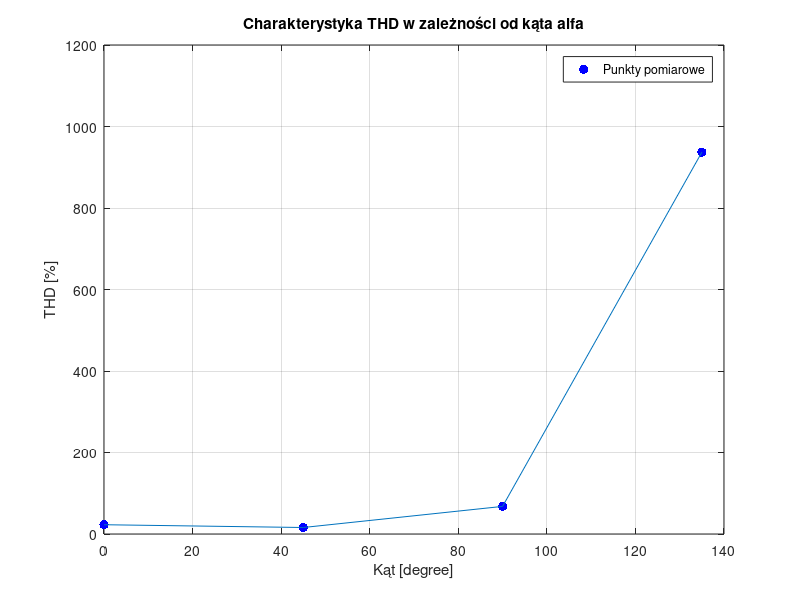
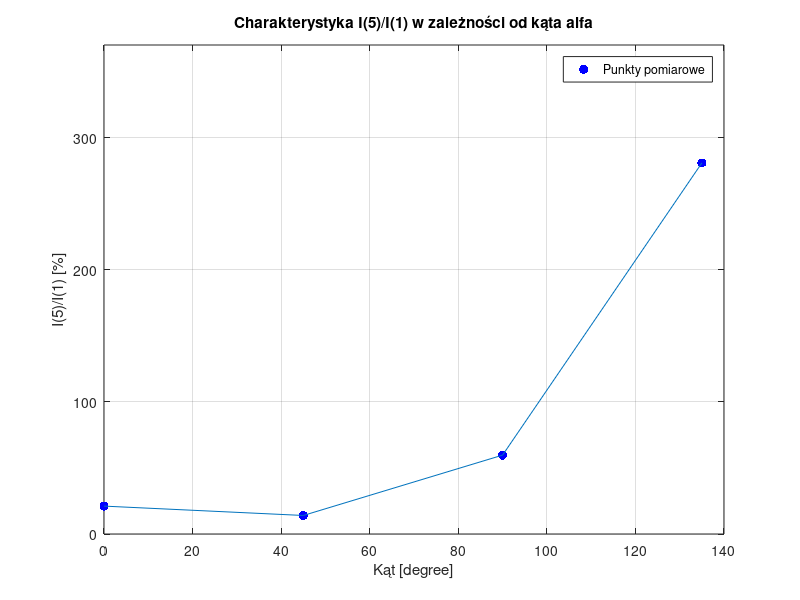
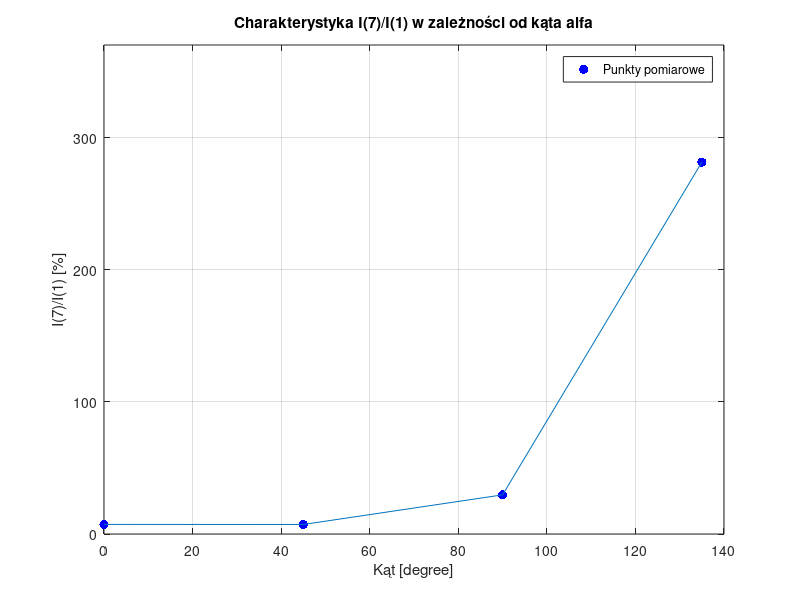

Here is the MATLAB script that generated these plots, in order:
clear all
close all
angle=[0
45
90
135
];
THD=[22.77
15.94
67.74
936.95
];
I5=[21.11
14.02
59.68
280.77
];
I7=[7.25
7.21
29.62
281.38
];

figure
plot(angle, THD,'b.', 'MarkerSize', 20);
grid on;
hold on;
plot(angle, THD);
ylabel('THD [%]'); 
xlabel('Kąt [degree]'); 
title('Charakterystyka THD w zależności od kąta alfa');
legend('Punkty pomiarowe','Location', 'best');
ylim([0, 1200]); 
figure
plot(angle, I5,'b.', 'MarkerSize', 20);
grid on;
hold on;
plot(angle, I5);
ylabel('I(5)/I(1) [%]'); 
xlabel('Kąt [degree]'); 
title('Charakterystyka I(5)/I(1) w zależności od kąta alfa');
legend('Punkty pomiarowe','Location', 'best');
ylim([0, 370]); 
figure
plot(angle, I7,'b.', 'MarkerSize', 20);
grid on;
hold on;
plot(angle, I7);
ylabel('I(7)/I(1) [%]'); 
xlabel('Kąt [degree]'); 
title('Charakterystyka I(7)/I(1) w zależności od kąta alfa');
legend('Punkty pomiarowe','Location', 'best');
ylim([0, 370]); 


